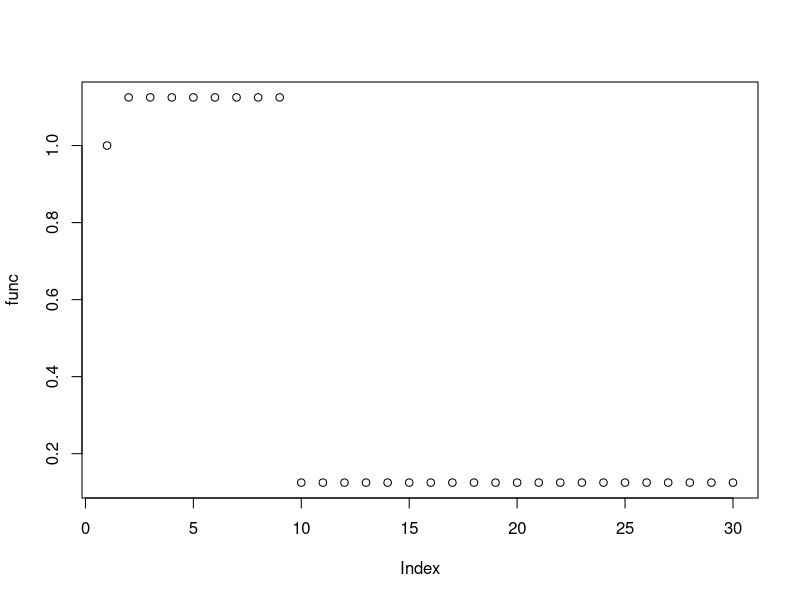

Reproduce this figure in R.
# Calculate the unit impulse response h[n] for the processor: 
# y[n] = y[n-1] + (1/L * x[n]) - x[n-L].

unit <- function(x) {
  if (x == 0) {
    return(1)
  } else {
    return(0)
  }
}

# Parameters
a <- 30    # Number of samples
b <- 0     # Initial value for b
L <- 8     # Delay parameter
func <- NA
func[1] <- 1

# Apply recursive equation
for (i in 2:a) {
  func[i] <- func[i - 1] + (1 / L * unit(b)) - unit(b - L)
  b <- b + 1
}

# Plot the impulse response
plot(func)
